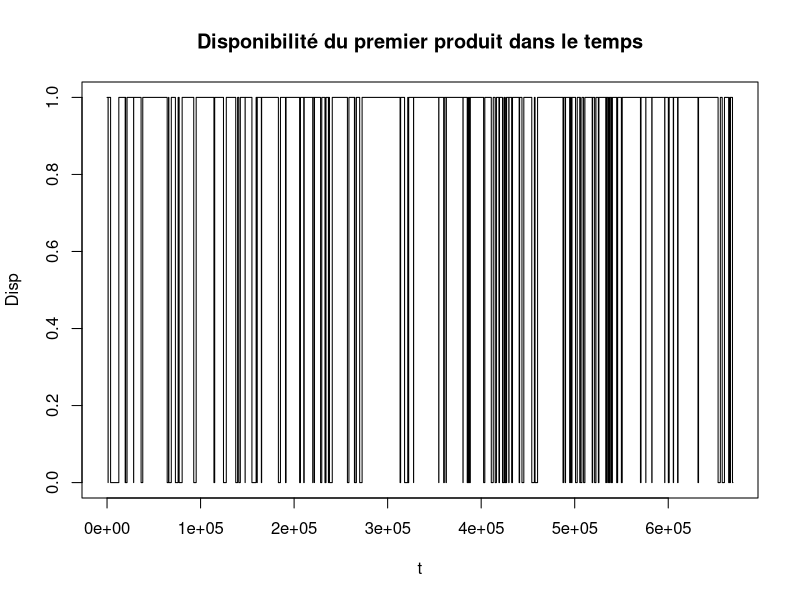
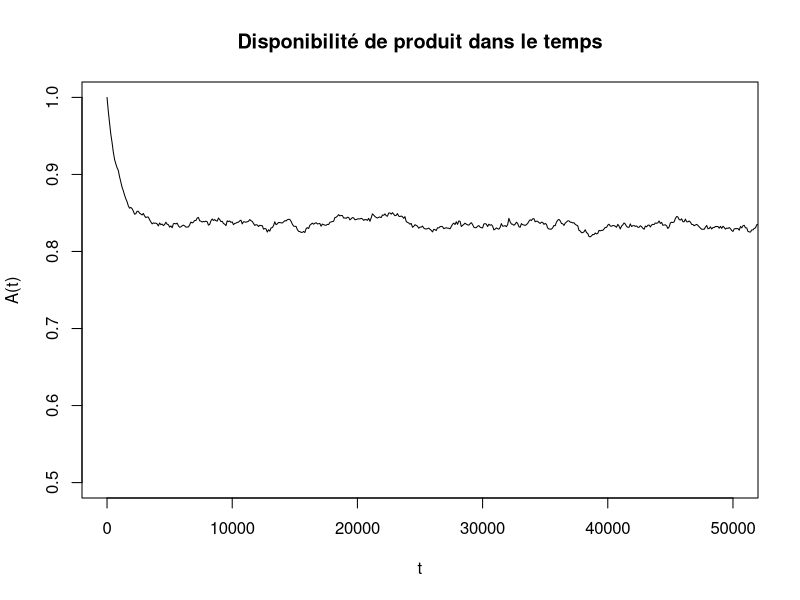
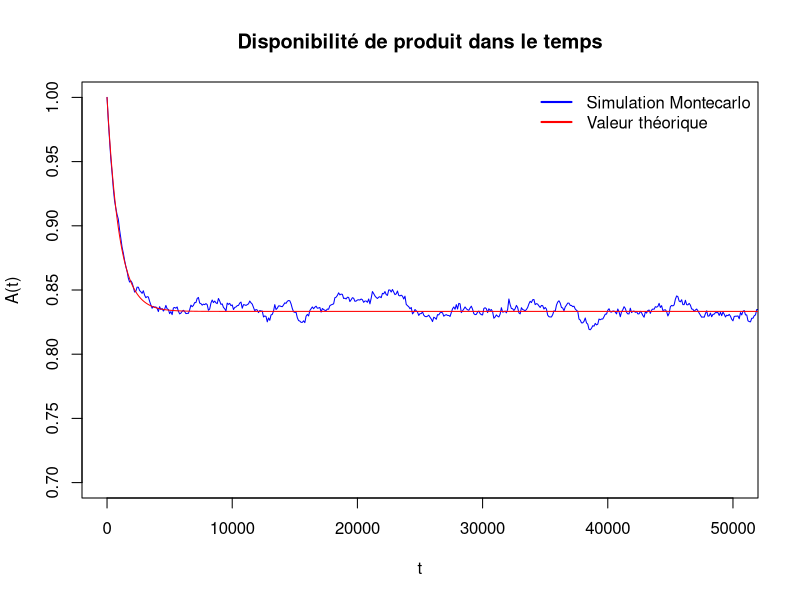

These figures' R source, in order:
FailureTimes_5=read.csv('FailureTimes_5.csv',sep = ',')
data=FailureTimes_5$Heures

#Necesario haber confirmado que funcione la función exponencial, si no, cambiar

rateU=1/mean(data)

scenarios=5000
n=100

set.seed(111)
U=rexp(n*scenarios, rate=rateU)
U=matrix(U,nrow = n, ncol = scenarios)


rateD=1/mean(data)/0.2

set.seed(222)
D=rexp(n*scenarios, rate=rateD)
D=matrix(D,nrow = n, ncol = scenarios)


##### Une Seul produit #### 
U1=U[,1]
D1=D[,1]


r1=U1+D1
R1=cumsum(r1)
P1=R1-D1

t=seq(0,R1[n],100)

Disp=rep(0, length(t))

works=function(t){
  sum(P1<=t)==sum(R1<=t)
}

Disp=sapply(t,works)

plot(t,Disp, type = "s", main="Disponibilité du premier produit dans le temps")

##### Generic ####

r=U+D
R=apply(r, 2, cumsum)
P=R-D

t=seq(0,max(R[n,]),100)

reparation=function(t){ #Products in reparation
  sum(P<=t)-sum(R<=t)
}
reparation(10000)

Disp=(scenarios-sapply(t,reparation))/scenarios

plot(t,Disp, type = 'l' ,xlim=c(0, 5*10e3), ylim=c(0.5,1), main='Disponibilité de produit dans le temps',ylab='A(t)')


(1/rateU)/(1/rateU+1/rateD) #Debe converger a este valor.

A=function(t){ #Products in reparation
  1/(rateU+rateD)*(rateD+rateU*exp(-(rateD+rateU)*t))
}
As=sapply(t,A)

plot(t,Disp, type = 'l' ,xlim=c(0, 5*10e3), ylim=c(0.7,1),col='blue', main='Disponibilité de produit dans le temps',ylab='A(t)')
lines(t,As, type = 'l' , col='red', label='Valeur théorique')

legend("topright", legend = c('Simulation Montecarlo',"Valeur théorique"),
       lwd = 2, col = c('blue',"red"), bty = 'n')

mean(abs(Disp[0:5000]-As[0:5000])/As[0:5000])
